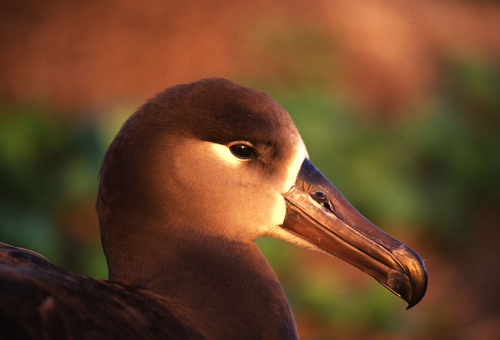
%> input picture codes/tmp.jpg, 500 x 340 px
$ octave --eval "result = decolor_nonlinear2009(imread('tmp.jpg'));"   (GNU Octave 9; MATLAB toolbox functions it lacks are replaced by stand-ins)
%> lines starting %> are read from the running program, lines starting %| are printed output that depends on the picture
### codes/rgb2lab.m
function [L,a,b] = rgb2lab(R,G,B)
% function [L, a, b] = RGB2Lab(R, G, B)
% RGB2Lab takes matrices corresponding to Red, Green, and Blue, and
% transforms them into CIELab.  This transform is based on ITU-R
% Recommendation  BT.709 using the D65 white point reference.
% The error in transforming RGB -> Lab -> RGB is approximately
% 10^-5.  RGB values can be either between 0 and 1 or between 0 and 255.
% By Mark Ruzon from C code by Yossi Rubner, 23 September 1997.
% Updated for MATLAB 5 28 January 1998.

if (nargin == 1)
  B = double(R(:,:,3));
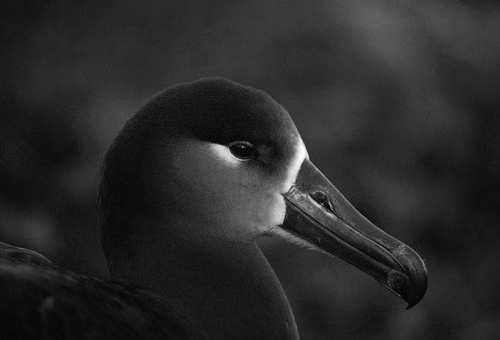
%> B: size 340x500 double; min 0, max 0.00377, mean 0.000615; drawn with min black and max white
  G = double(R(:,:,2));
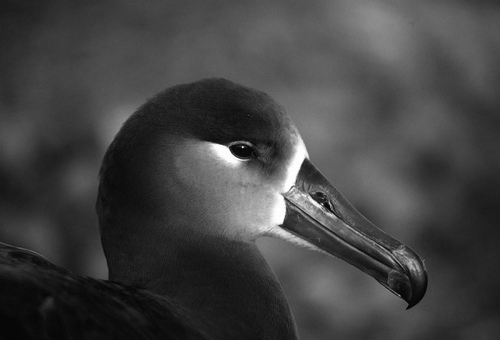
%> G: size 340x500 double; min 3.08e-05, max 0.00392, mean 0.00105; drawn with min black and max white
  R = double(R(:,:,1));
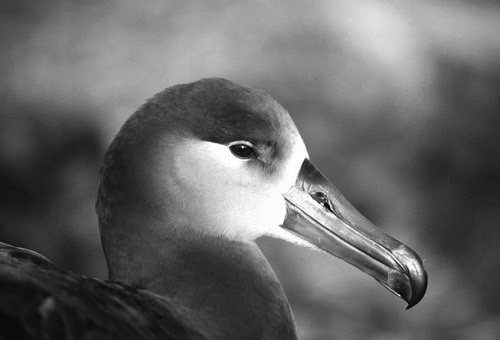
%> R: size 340x500 double; min 3.08e-05, max 0.00392, mean 0.00161; drawn with min black and max white
end

if ((max(max(R)) > 1.0) || (max(max(G)) > 1.0) || (max(max(B)) > 1.0))
  R = R/255;
  G = G/255;
  B = B/255;
end

[M, N] = size(R);
%> M = 340; N = 500
s = M*N;
%> s = 170000

% Set a threshold
T = 0.008856;

RGB = [reshape(R,1,s); reshape(G,1,s); reshape(B,1,s)];

% RGB to XYZ
MAT = [0.412453 0.357580 0.180423;
       0.212671 0.715160 0.072169;
       0.019334 0.119193 0.950227];
XYZ = MAT * RGB;

X = XYZ(1,:) / 0.950456;
Y = XYZ(2,:);
Z = XYZ(3,:) / 1.088754;

XT = X > T;
%> XT = 170000 logical values, 0 true
YT = Y > T;
%> YT = 170000 logical values, 0 true
ZT = Z > T;
%> ZT = 170000 logical values, 0 true

fX = XT .* X.^(1/3) + (~XT) .* (7.787 .* X + 16/116);

% Compute L
Y3 = Y.^(1/3);
fY = YT .* Y3 + (~YT) .* (7.787 .* Y + 16/116);
L  = YT .* (116 * Y3 - 16.0) + (~YT) .* (903.3 * Y);

fZ = ZT .* Z.^(1/3) + (~ZT) .* (7.787 .* Z + 16/116);

% Compute a and b
a = 500 * (fX - fY);
b = 200 * (fY - fZ);

L = reshape(L, M, N);
a = reshape(a, M, N);
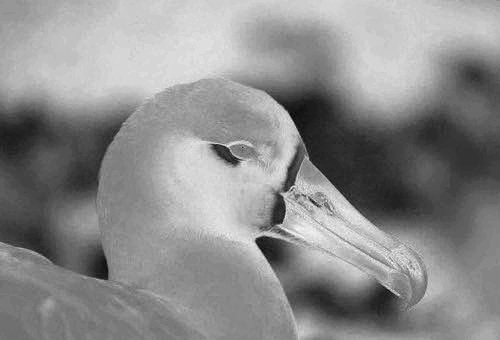
%> a: size 340x500 double; min -0.839, max 1.19, mean 0.278; drawn with min black and max white
b = reshape(b, M, N);
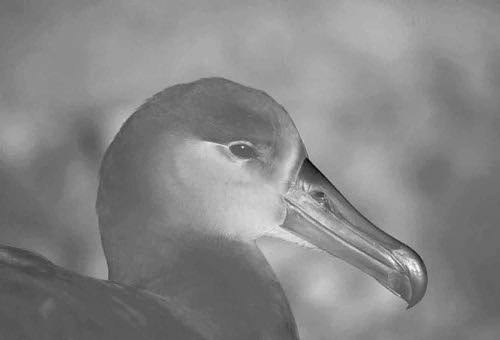
%> b: size 340x500 double; min -1.2, max 2.43, mean 0.712; drawn with min black and max white

if ((nargout == 1) || (nargout == 0))
  L = cat(3,L,a,b);
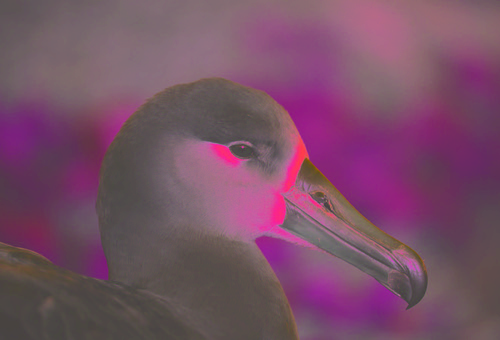
%> L: size 340x500x3 double; mean R, G, B 1.03, 0.278, 0.712; drawn with min black and max white
end

### codes/rgb2luv.m
function Luv_back = rgb2luv(Im_rgb)
% takes an image in Rgb coords and returns either a vector or an image
% in Luv coords, depending on Type (Image or vector).

Vector = shiftdim(Im_rgb, 2);
Vector = double(reshape(Vector, [3, size(Im_rgb, 1)*size(Im_rgb, 2)]));
Vector_nz = 4096*(sum(Vector, 1) > 0);
Vector_z = not(Vector_nz);
%> Vector_z = 170000 logical values, 0 true
Vector = max(Vector, [Vector_z; Vector_z; Vector_z]);	% to avoid all zero pixels

Matrix = [...
      0.490 0.310 0.200; ...
      0.177 0.812 0.011; ...
      0.000 0.010 0.990];

XYZ = Matrix*Vector;		% now get a vector in XYZ coords

Y0 = 1;		% is it true?
X0 = 1;
Z0 = 1;

u0 = 4*X0/(X0+15*Y0+3*Z0);
v0 = 9*Y0/(X0+15*Y0+3*Z0);

Luv_back = zeros(size(Vector));
Luv_back(1, :) = 25*(100*XYZ(2, :)/Y0).^(0.333)-16;
Zeros = zeros(size(Luv_back(1, :)));
Luv_back(1, :) = max(Luv_back(1, :), Zeros);
u = 4*XYZ(1, :) ./ (XYZ(1, :)+15*XYZ(2, :)+3*XYZ(3, :));
v = 9*XYZ(2, :) ./ (XYZ(1, :)+15*XYZ(2, :)+3*XYZ(3, :));
Luv_back(2, :) = 13*Luv_back(1, :).*(u-u0);
Luv_back(2, :) = max(Luv_back(2, :), Zeros);
Luv_back(3, :) = 13*Luv_back(1, :).*(v-v0);
Luv_back(3, :) = max(Luv_back(3, :), Zeros);
Luv_back = min(Luv_back, [Vector_nz; Vector_nz; Vector_nz]);	% zeroing out
Luv_back = Luv_back/(718.3176/256);
Luv_back = reshape(Luv_back, [3, size(Im_rgb, 1), size(Im_rgb, 2)]);
Luv_back = shiftdim(Luv_back, 1);
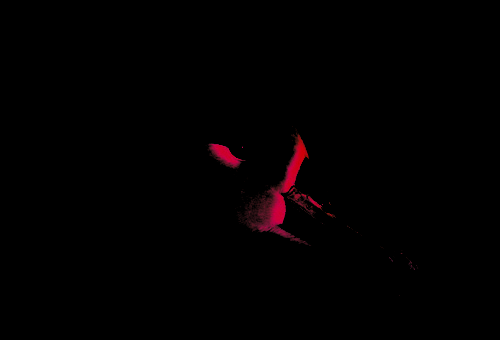
%> Luv_back: size 340x500x3 double; mean R, G, B 0.00824, 0.000884, 0.00259

### codes/rgb2lch.m
function LCH = rgb2lch(image)
%RGB2LCH Summary of this function goes here
%   LCH = (lightness, chroma, hue angle)

image = double(image) ./ 255.;
LCH = colorspace('LCH', image);

end

### codes/colorspace/colorspace.m
function varargout = colorspace(Conversion,varargin)
%COLORSPACE  Transform a color image between color representations.
%   B = COLORSPACE(S,A) transforms the color representation of image A
%   where S is a string specifying the conversion.  The input array A
%   should be a real full double array of size Mx3 or MxNx3.  The output B
%   is the same size as A.
%
%   S tells the source and destination color spaces, S = 'dest<-src', or
%   alternatively, S = 'src->dest'.  Supported color spaces are
%
%     'RGB'              sRGB IEC 61966-2-1
%     'YCbCr'            Luma + Chroma ("digitized" version of Y'PbPr)
%     'JPEG-YCbCr'       Luma + Chroma space used in JFIF JPEG
%     'YDbDr'            SECAM Y'DbDr Luma + Chroma
%     'YPbPr'            Luma (ITU-R BT.601) + Chroma
%     'YUV'              NTSC PAL Y'UV Luma + Chroma
%     'YIQ'              NTSC Y'IQ Luma + Chroma
%     'HSV' or 'HSB'     Hue Saturation Value/Brightness
%     'HSL' or 'HLS'     Hue Saturation Luminance
%     'HSI'              Hue Saturation Intensity
%     'XYZ'              CIE 1931 XYZ
%     'Lab'              CIE 1976 L*a*b* (CIELAB)
%     'Luv'              CIE L*u*v* (CIELUV)
%     'LCH'              CIE L*C*H* (CIELCH)
%     'CAT02 LMS'        CIE CAT02 LMS
%
%  All conversions assume 2 degree observer and D65 illuminant.
%
%  Color space names are case insensitive and spaces are ignored.  When
%  sRGB is the source or destination, it can be omitted. For example
%  'yuv<-' is short for 'yuv<-rgb'.
%
%  For sRGB, the values should be scaled between 0 and 1.  Beware that
%  transformations generally do not constrain colors to be "in gamut."
%  Particularly, transforming from another space to sRGB may obtain
%  R'G'B' values outside of the [0,1] range.  So the result should be
%  clamped to [0,1] before displaying:
%     image(min(max(B,0),1));  % Clamp B to [0,1] and display
%
%  sRGB (Red Green Blue) is the (ITU-R BT.709 gamma-corrected) standard
%  red-green-blue representation of colors used in digital imaging.  The
%  components should be scaled between 0 and 1.  The space can be
%  visualized geometrically as a cube.
%
%  Y'PbPr, Y'CbCr, Y'DbDr, Y'UV, and Y'IQ are related to sRGB by linear
%  transformations.  These spaces separate a color into a grayscale
%  luminance component Y and two chroma components.  The valid ranges of
%  the components depends on the space.
%
%  HSV (Hue Saturation Value) is related to sRGB by
%     H = hexagonal hue angle   (0 <= H < 360),
%     S = C/V                   (0 <= S <= 1),
%     V = max(R',G',B')         (0 <= V <= 1),
%  where C = max(R',G',B') - min(R',G',B').  The hue angle H is computed on
%  a hexagon.  The space is geometrically a hexagonal cone.
%
%  HSL (Hue Saturation Lightness) is related to sRGB by
%     H = hexagonal hue angle                (0 <= H < 360),
%     S = C/(1 - |2L-1|)                     (0 <= S <= 1),
%     L = (max(R',G',B') + min(R',G',B'))/2  (0 <= L <= 1),
%  where H and C are the same as in HSV.  Geometrically, the space is a
%  double hexagonal cone.
%
%  HSI (Hue Saturation Intensity) is related to sRGB by
%     H = polar hue angle        (0 <= H < 360),
%     S = 1 - min(R',G',B')/I    (0 <= S <= 1),
%     I = (R'+G'+B')/3           (0 <= I <= 1).
%  Unlike HSV and HSL, the hue angle H is computed on a circle rather than
%  a hexagon.
%
%  CIE XYZ is related to sRGB by inverse gamma correction followed by a
%  linear transform.  Other CIE color spaces are defined relative to XYZ.
%
%  CIE L*a*b*, L*u*v*, and L*C*H* are nonlinear functions of XYZ.  The L*
%  component is designed to match closely with human perception of
%  lightness.  The other two components describe the chroma.
%
%  CIE CAT02 LMS is the linear transformation of XYZ using the MCAT02
%  chromatic adaptation matrix.  The space is designed to model the
%  response of the three types of cones in the human eye, where L, M, S,
%  correspond respectively to red ("long"), green ("medium"), and blue
%  ("short").

% Pascal Getreuer 2005-2010


%%% Input parsing %%%
if nargin < 2, error('Not enough input arguments.'); end
[SrcSpace,DestSpace] = parse(Conversion);

if nargin == 2
   Image = varargin{1};
elseif nargin >= 3
   Image = cat(3,varargin{:});
else
   error('Invalid number of input arguments.');
end

FlipDims = (size(Image,3) == 1);

if FlipDims, Image = permute(Image,[1,3,2]); end
if ~isa(Image,'double'), Image = double(Image)/255; end
if size(Image,3) ~= 3, error('Invalid input size.'); end

SrcT = gettransform(SrcSpace);
DestT = gettransform(DestSpace);

if ~ischar(SrcT) && ~ischar(DestT)
   % Both source and destination transforms are affine, so they
   % can be composed into one affine operation
   T = [DestT(:,1:3)*SrcT(:,1:3),DestT(:,1:3)*SrcT(:,4)+DestT(:,4)];
   Temp = zeros(size(Image));
   Temp(:,:,1) = T(1)*Image(:,:,1) + T(4)*Image(:,:,2) + T(7)*Image(:,:,3) + T(10);
   Temp(:,:,2) = T(2)*Image(:,:,1) + T(5)*Image(:,:,2) + T(8)*Image(:,:,3) + T(11);
   Temp(:,:,3) = T(3)*Image(:,:,1) + T(6)*Image(:,:,2) + T(9)*Image(:,:,3) + T(12);
   Image = Temp;
elseif ~ischar(DestT)
   Image = rgb(Image,SrcSpace);
   Temp = zeros(size(Image));
   Temp(:,:,1) = DestT(1)*Image(:,:,1) + DestT(4)*Image(:,:,2) + DestT(7)*Image(:,:,3) + DestT(10);
   Temp(:,:,2) = DestT(2)*Image(:,:,1) + DestT(5)*Image(:,:,2) + DestT(8)*Image(:,:,3) + DestT(11);
   Temp(:,:,3) = DestT(3)*Image(:,:,1) + DestT(6)*Image(:,:,2) + DestT(9)*Image(:,:,3) + DestT(12);
   Image = Temp;
else
   Image = feval(DestT,Image,SrcSpace);
end

%%% Output format %%%
if nargout > 1
   varargout = {Image(:,:,1),Image(:,:,2),Image(:,:,3)};
else
   if FlipDims, Image = permute(Image,[1,3,2]); end
   varargout = {Image};
end

return;


function [SrcSpace,DestSpace] = parse(Str)
% Parse conversion argument

if ischar(Str)
   Str = lower(strrep(strrep(Str,'-',''),'=',''));
   k = find(Str == '>');

   if length(k) == 1         % Interpret the form 'src->dest'
      SrcSpace = Str(1:k-1);
      DestSpace = Str(k+1:end);
   else
      k = find(Str == '<');

      if length(k) == 1      % Interpret the form 'dest<-src'
         DestSpace = Str(1:k-1);
         SrcSpace = Str(k+1:end);
      else
%> the run ends on the next line
         error(['Invalid conversion, ''',Str,'''.']);
      end
   end

   SrcSpace = alias(SrcSpace);
   DestSpace = alias(DestSpace);
else
   SrcSpace = 1;             % No source pre-transform
   DestSpace = Conversion;
   if any(size(Conversion) ~= 3), error('Transformation matrix must be 3x3.'); end
end
return;


% [324 lines left out: functions alias, gettransform, rgb, xyz, hsv, hsl and 10 more, not called in this run]

### codes/decolor_nonlinear2009.m
function tones = decolor_nonlinear2009(image)
%DECOLOR_NONLINEAR2009 (implementation of a paper in Siggraph Asia 2009)
% g(x, y) = L + f(theta) * C (where L, f, c are three channels of LCH color
% space)
% input
%   - image (n x m x 3 double)
% output
%   - tones (n x m double)

%% 0. Preprocessing
image = im2double(image);
image = image ./ 255;
[row, col, ~] = size(image);

% Define user parameters
lambda = row * col;
alpha = 1e0;

% Convert image to other spaces
addpath('colorspace');
imlab = rgb2lab(image);
imluv = rgb2luv(image);
imlch = rgb2lch(image);

%% 1. Compute color differences G
% [6 lines of commented-out code are left out]
theta = atan2((imluv(:, :, 3) - 0.48810), (imluv(:, :, 2) - 0.20917));  % atan2 but not atan!
qtheta = - 0.01585 - 0.03017 * cos(theta) - 0.04556 * cos(2 * theta)...
         - 0.02677 * cos(3 * theta) - 0.00295 * cos(4 * theta)...
         + 0.14592 * sin(theta) + 0.05084 * sin(2 * theta)...
         - 0.01900 * sin(3 * theta) - 0.00764 * sin(4 * theta);
suv = 13. * ((imluv(:, :, 2) - 0.20917) .^ 2 + (imluv(:, :, 3) - 0.48810) .^ 2) .^ 0.5;
LHK = imluv(:, :, 1) + (-0.1340 .* qtheta + 0.0872 * 0.8147419482) .* suv .* imluv(:, :, 1);

% Compute difference on x and y direction
% First, compute the sign of g.
deltalhk_x = circshift(LHK, [0 -1]) - circshift(LHK, [0 1]);
deltalhk_y = circshift(LHK, [-1 0]) - circshift(LHK, [1 0]);
deltalab_x = circshift(imlab, [0 -1]) - circshift(imlab, [0 1]);  % c(x+1, y) - c(x-1, y)
deltalab_y = circshift(imlab, [-1 0]) - circshift(imlab, [1 0]);  % c(x, y+1) - c(x, y-1)

deltal_x = deltalab_x(:, :, 1);
deltal_y = deltalab_y(:, :, 1);
deltalab3_x = deltalab_x(:, :, 1) .^ 3 + deltalab_x(:, :, 2) .^ 3 + deltalab_x(:, :, 3) .^ 3;
deltalab3_y = deltalab_y(:, :, 1) .^ 3 + deltalab_y(:, :, 2) .^ 3 + deltalab_y(:, :, 3) .^ 3;

% If sign deltaLHK = 0, then try deltaL, otherwise deltaLab3
signg_x = sign(deltalhk_x);
idx = signg_x == 0;
signg_x(idx) = sign(deltal_x(idx));
idx = signg_x == 0;
signg_x(idx) = sign(deltalab3_x(idx));
signg_y = sign(deltalhk_y);
idx = signg_y == 0;
signg_y(idx) = sign(deltal_y(idx));
idx = signg_y == 0;
signg_y(idx) = sign(deltalab3_y(idx));

% Second, compute the g
% r = 3.59210244843;  % 2.54 * 1.41421356237;
gx = (deltalab_x(:, :, 1) .^ 2 + (alpha .* ((deltalab_x(:, :, 2) .^ 2 + deltalab_x(:, :, 3) .^ 2) .^ 0.5) ./ 3.59210244843) .^ 2) .^ 0.5;
gy = (deltalab_y(:, :, 1) .^ 2 + (alpha .* ((deltalab_y(:, :, 2) .^ 2 + deltalab_y(:, :, 3) .^ 2) .^ 0.5) ./ 3.59210244843) .^ 2) .^ 0.5;

% To sum up, G become:
Gx = signg_x .* gx;
Gy = signg_y .* gy;

%% 2. Optimization
% Compute M_s, b_s
L = imlch(:, :, 1);
C = imlch(:, :, 2);
H = imlch(:, :, 3);
T = zeros(row, col, 9);
for n = 1:4
    T(:, :, n) = C .* cos(n .* H);
    T(:, :, n + 4) = C .* sin(n .* H);
end
T(:, :, 9) = C;

[U, V] = gradient(T);
[Lx, Ly] = gradient(L);

% Resterilization
p = (Gx(:) - Lx(:))';
q = (Gy(:) - Ly(:))';
u = reshape(shiftdim(U, 2), 9, []);  % Move the 9 dim in the first dim and resterilize the matrix
v = reshape(shiftdim(V, 2), 9, []);

b_s = sum(bsxfun(@times, u, p) + bsxfun(@times, v, q), 2);
M_s = u * u' + v * v';

% Solve the energy function based on M_s and b_s
x = (M_s + lambda .* eye(9)) \ b_s;

%% 3. Render gray-scale image based on L, C and x (f(theta))
ftheta = reshape(x' * reshape(shiftdim(T, 2), 9, []), row, col);
tones = mat2gray(L + ftheta .* C);

end
